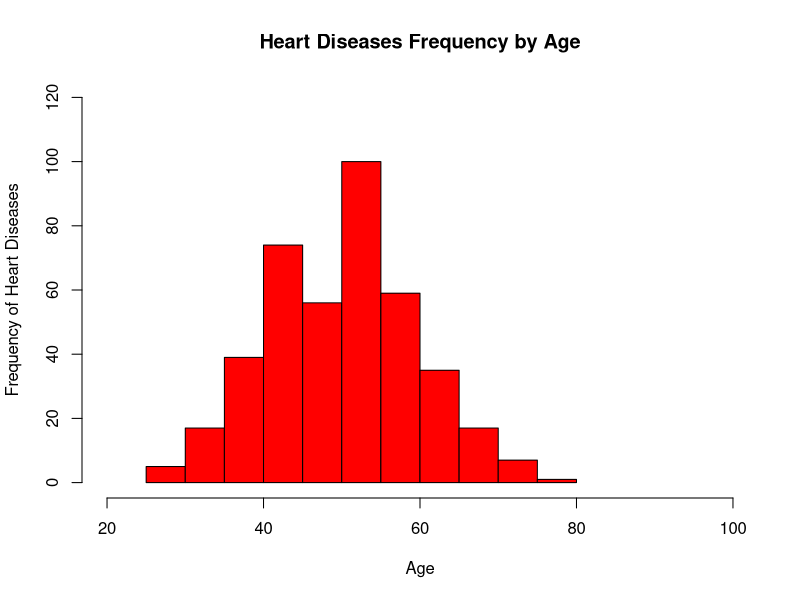
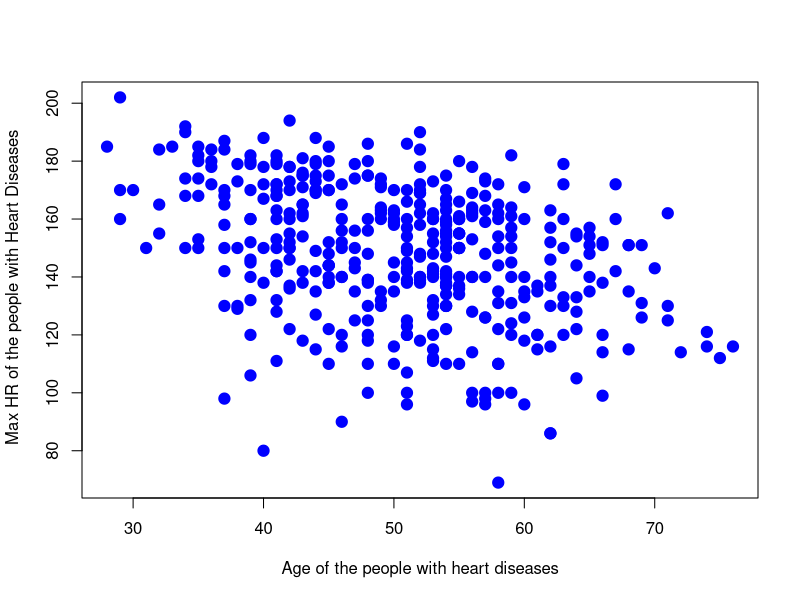

Write R code to recreate these figures, in order.
install.packages("dplyr")
install.packages("Hmisc")
library(dplyr)
library(Hmisc)

#Heart Disease Dataset extracted from Kaggle

heart_data<-read.csv("heart.csv") 
View(heart_data)

##################### DESCRIPTIVE STATISTICS ##################################


describe(heart_data)
summary(heart_data)

#summary of the heart diseases by age
d_age<- heart_data %>% group_by(Age)
dsumm_age<- summarise(d_age,heartdiseaseCount_by_Age=sum(HeartDisease==0))
View(dsumm_age)

#Summary of the Heart Disease by gender
d_sex<- heart_data %>% group_by(Sex)
summ_sex<- summarise(d_sex,heartDiseaseCount_by_Gender=sum(HeartDisease==0))
View(summ_sex)

###################### DATA TRANSFORMATION ###################################

#Mutated a new column target with factors 1- No disease(N) and 0 - disease(Y)

heart_data<-mutate(heart_data,target=factor(heart_data$HeartDisease,levels=c(1,0),labels = c("N","Y")))


#Arrange the data by age 

f1<-arrange(heart_data,Age)
View(f1)

# List of patients with heart disease by high cholestrol
List_high_cholestrol<-filter(f1,f1$Cholesterol>200,f1$HeartDisease==0)
View(List_high_cholestrol)

####################### PLOTS ######################################################

#Heart Disease frequency as age increases

hist(heart_data$Age [heart_data$HeartDisease==0],
     xlim = c(20,100) ,#Limiting the scale on x
     ylim = c(0,120),
     breaks = 10,
     main="Heart Diseases Frequency by Age",
     xlab= "Age",
     ylab="Frequency of Heart Diseases",
     col="red")

#Plot for Maximum heartrate by age in case of heart patients

plot(heart_data$Age[heart_data$HeartDisease==0],heart_data$MaxHR[heart_data$HeartDisease==0],
     pch=19, #solid circle
     cex=1.5, #make 150% size
     col="blue",
     xlab="Age of the people with heart diseases",
     ylab=" Max HR of the people with Heart Diseases")
